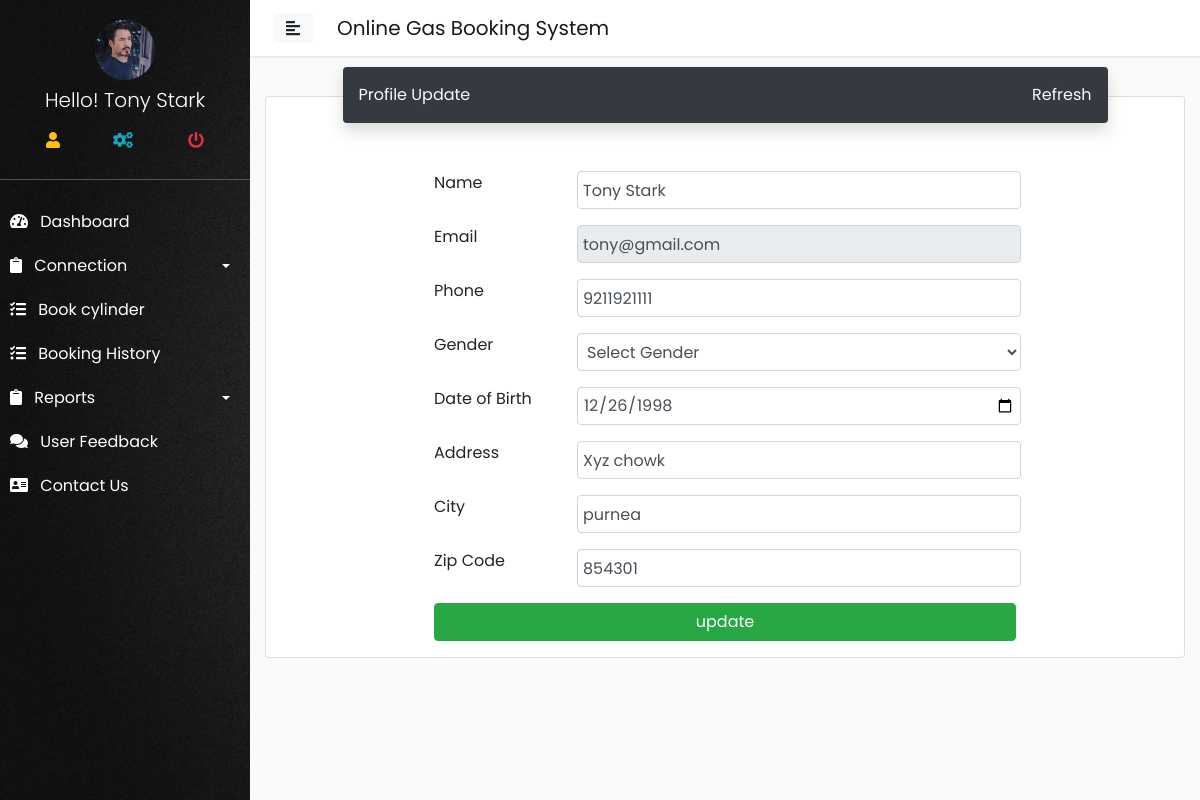
Page /user/profile_update.php (signed in) on the committed database.
### tables this page shows
CREATE TABLE `user` (
  `user_id` int(11) NOT NULL,
  `f_name` varchar(200) NOT NULL,
  `email` varchar(200) NOT NULL,
  `password` varchar(200) NOT NULL,
  `mobile` varchar(200) NOT NULL,
  `gender` varchar(200) NOT NULL,
  `dob` varchar(200) NOT NULL,
  `r_address` varchar(200) NOT NULL,
  `city` varchar(200) NOT NULL,
  `zipcode` int(11) NOT NULL,
  `p_image` varchar(200) NOT NULL
);

### config/dbconfig.php (called while the page is built, shortened)
<?php
class Dbconfig{
    private $hostname = 'localhost';
    private $username = 'root';
    private $dbname = 'ogbsdb';
    private $password = "";
    protected $connect;
    function __construct(){
        if(!isset($this->connect)){
            $this->connect = new mysqli($this->hostname,$this->username,$this->password,$this->dbname );
    }
        return $this->connect;
}
}
?>

### config/function.php (called while the page is built, shortened)
<?php
include('dbconfig.php');
class Ogbs extends Dbconfig{
public function getData($query){
    $result = $this->connect->query($query);
    $array = array();
    while($row = $result->fetch_assoc()){
        $array[] = $row;
    }
    return $array;
}
}
?>

### user/profile_update.php (the view, shortened to what this page needs)
<?php
require('../config/function.php');
$profile = new Ogbs();
$u_id = $_SESSION['user_login'];
$call = $profile->getData("SELECT * FROM user WHERE user_id='$u_id'");
foreach($call as $row);
include('include/header.php');
?>
<div class="container">
    <div class="card">
        <div class="header mx-auto col-lg-10 bg-dark text-light rounded p-3 shadow" style="margin-top:-30px;">Profile Update <a href="" class="float-right text-light">Refresh</a></div>
        <div class="col-lg-8 mx-auto mt-5">
        <form action="" class="mx-auto" method="post">
            <div class="form-row mb-3">
               <label for="" class="col-3">Name</label>
                <input type="text" name="name" class="col form-control" value="<?= $row['f_name']; ?>">
            </div><div class="form-row mb-3">
               <label for="" class="col-3">Email</label>
                <input type="text" name="email" class="col form-control" value="<?= $row['email']; ?>" disabled>
            </div><div class="form-row mb-3">
               <label for="" class="col-3">Phone</label>
                <input type="text" name="phone" class="col form-control" value="<?= $row['mobile']; ?>">
            </div><div class="form-row mb-3">
               <label for="" class="col-3">Gender</label>
               <select name="gender" id="" class="form-control col">
                   <option value="" selected disabled hidden>Select Gender</option>
               </select>
            </div><div class="form-row mb-3">
               <label for="" class="col-3">Date of Birth</label>
                <input type="date" name="dob" class="col form-control" value="<?= $row['dob']; ?>">
            </div><div class="form-row mb-3">
               <label for="" class="col-3">Address</label>
                <input type="text" name="address" class="col form-control" value="<?= $row['r_address']; ?>">
            </div><div class="form-row mb-3">
               <label for="" class="col-3">City</label>
                <input type="text" name="city" class="col form-control" value="<?= $row['city']; ?>">
            </div><div class="form-row mb-3">
               <label for="" class="col-3">Zip Code</label>
                <input type="text" name="zipcode" class="col form-control" value="<?= $row['zipcode']; ?>">
            </div>
                    <input type="submit" name="update" class="btn btn-success btn-block" value="update">
        </form>
        </div>
    </div>
</div>
<?php
include('include/footer.php');?>

### user/include/header.php (shortened to what this page needs)
<?php
$u = new Ogbs();
$id= $_SESSION['user_login'];
$call = $u->getData("SELECT * FROM user WHERE user_id = '$id'");
foreach($call as $abcd);
?>
<html>
<head>
    <link rel="stylesheet" href="http://localhost/ogbs/style/bootstrap.css" >
    <link rel="stylesheet" href="http://localhost/ogbs/style/sidebar_style.css">
    <link rel="stylesheet" href="https://cdnjs.cloudflare.com/ajax/libs/malihu-custom-scrollbar-plugin/3.1.5/jquery.mCustomScrollbar.min.css">
    <link rel="stylesheet" href="https://use.fontawesome.com/releases/v5.7.0/css/all.css">
</head>
<body>
    <div class="wrapper">
 <nav id="sidebar" style="background-image:url(../image/bbg.jpg); background-size:cover;">
           <div class="sidebar_bg_image" style="background-color:rgba(0, 0, 0, 0);">
            <div class="sidebar-header " style="background-color:rgba(0, 0, 0, 0); border-bottom:1px solid rgba(136, 136, 136, 0.55); height:180px;" >
                 <div class="profile_photo bg-dark mx-auto " style="height:60px; width:60px; border-radius:50%;"><img src="http://localhost/ogbs/user/images/<?= $abcd['p_image']; ?>" class="img-fluid img-responsive" style="border-radius:50%;" alt=""></div>
                 <h3 class="text-center font-weight-light h5 mt-2 text-capitalize">Hello! <?= $abcd['f_name']; ?></h3>
                <table class="table " style="">
                    <tr >
                        <td class="border-0 text-warning text-center " title="Profile"><a href="http://localhost/ogbs/user/profile.php"><i class="fas fa-user "></i></a></td>
                        <td class="border-0  text-center text-info" title="Setting"><a href="http://localhost/ogbs/user/setting.php"><i class="fas fa-cogs"></i></a></td>
                        <td class="border-0 text-warning text-center text-danger" title="Logout"><a href="http://localhost/ogbs/user/logout.php"><i class="fas fa-power-off"></i></a></td>
                    </tr>
                </table>
               </div>
            <ul class="list-unstyled components border-0">
                <li class="">
                    <a href="index.php" ><i class="fas fa-tachometer-alt mr-2"></i> Dashboard</a>
                </li>
                <li>
                    <a href="#connection" data-toggle="collapse" aria-expanded="false" class="dropdown-toggle"><i class="fas fa-clipboard mr-2" ></i> Connection</a>
                </li>
                 <li>
                    <a href="http://localhost/ogbs/user/book_cyc.php" ><i class="fas fa-tasks mr-2"></i> Book cylinder</a>
                </li>
                   <li>
                    <a href="http://localhost/ogbs/user/booking_history.php" ><i class="fas fa-tasks mr-2"></i> Booking History</a>
                </li>
                <li>
                    <a href="#reports" data-toggle="collapse" aria-expanded="false" class="dropdown-toggle"><i class="fas fa-clipboard mr-2" ></i>  Reports</a>
                </li>
                <li>
                    <a href="#"><i class="fas fa-comments mr-2"></i> User Feedback</a>
                </li>
            <li>
                    <a href="#"><i class="fas fa-address-card mr-2"></i> Contact Us</a>
                </li>
            </ul>
            </div>
        </nav>
        <div id="content">
            <nav class="navbar navbar-expand-lg navbar-light bg-whtie p-2">
                <div class="container-fluid">
                    <button type="button" id="sidebarCollapse" class="btn btn-light">
                        <i class="fas fa-align-left"></i>
                    </button>
                    <a href="" class="navbar-brand ml-4">Online Gas Booking System</a>
                </div>
            </nav>

### style/sidebar_style.css (style rules this page uses)
body { font-family: 'Poppins', sans-serif; background: #fafafa; }
a, a:hover, a:focus { color: inherit; text-decoration: none; transition: all 0.3s; }
.navbar { padding: 15px 10px; background: #fff; border: none; border-radius: 0; margin-bottom: 40px; box-shadow: 1px 1px 3px rgba(0, 0, 0, 0.1); }
.wrapper { display: flex; width: 100%; }
#sidebar { width: 250px; position: fixed; top: 0; left: 0; height: 100vh; z-index: 999; background: rgba(0, 0, 0, 0.28); color: #fff; transition: all 0.3s; }
#sidebar .sidebar-header { padding: 20px; background: rgba(0, 0, 0, 0.62); }
.sidebar_bg_image { background-color: rgba(0, 0, 0, 0.85); height: 100vh; }
#sidebar ul.components { padding: 20px 0; }
#sidebar ul li a { padding: 10px; font-size: 1em; display: block; }
a[data-toggle="collapse"] { position: relative; }
.dropdown-toggle::after { display: block; position: absolute; top: 50%; right: 20px; transform: translateY(-50%); }
#content { width: calc(100% - 250px); min-height: 100vh; transition: all 0.3s; position: absolute; top: 0; right: 0; }

### rows in the picture
user: p_image (picture), f_name "Tony Stark", name "Tony Stark", email "tony@gmail.com", phone "9211921111", dob "12/26/1998", address "Xyz chowk", city "purnea", zipcode "854301"
